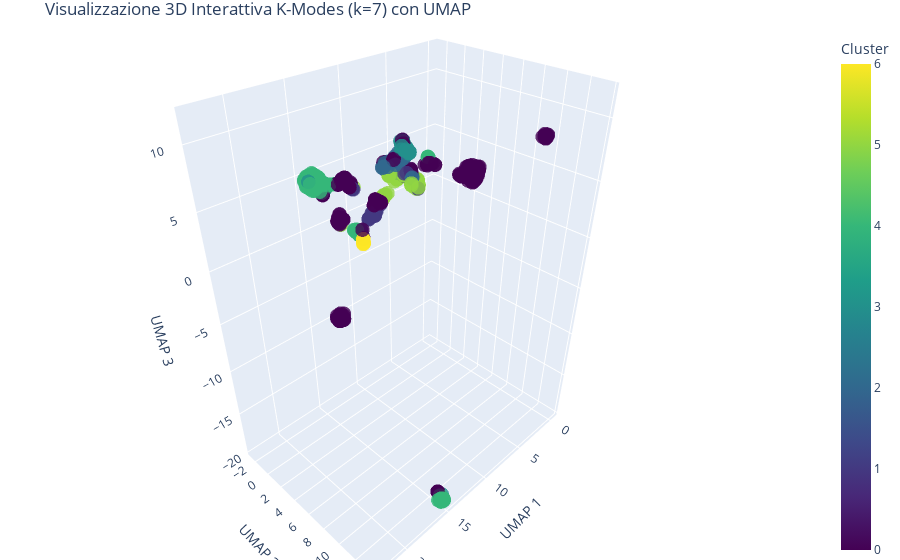

This figure's notebook cell:
### Code cell
import umap
import plotly.graph_objects as go
from kmodes.kmodes import KModes

# Clustering con K-Modes
km_best = KModes(n_clusters=best_k, init='Cao', verbose=0, random_state=42)
best_labels = km_best.fit_predict(X)
item['cluster_kmodes'] = best_labels

# Riduzione dimensionale con UMAP a 3D
reducer = umap.UMAP(n_components=3, random_state=42)
embedding = reducer.fit_transform(X_num)

# Grafico 3D interattivo con Plotly
fig = go.Figure()

fig.add_trace(go.Scatter3d(
    x=embedding[:, 0],
    y=embedding[:, 1],
    z=embedding[:, 2],
    mode='markers',
    marker=dict(
        size=5,
        color=item['cluster_kmodes'],
        colorscale='Viridis',
        opacity=0.8,
        colorbar=dict(title='Cluster')
    ),
    text=[f'Cluster: {c}' for c in item['cluster_kmodes']],
    name='Item Clusters'
))

fig.update_layout(
    title=f'Visualizzazione 3D Interattiva K-Modes (k={best_k}) con UMAP',
    scene=dict(
        xaxis_title='UMAP 1',
        yaxis_title='UMAP 2',
        zaxis_title='UMAP 3'
    ),
    margin=dict(l=0, r=0, b=0, t=30)
)

fig.show()

### Figure 1 — Plotly figure (JSON) as saved in the notebook; plotly's stock layout.template omitted (floating-point values rounded to 4 significant figures; data arrays with more than 128 entries replaced by an {"elided": "..."} marker saying what was removed)
{"data": [{"marker": {"color": {"elided": "1682 int values"}, "colorbar": {"title": {"text": "Cluster"}}, "colorscale": [[0, "#440154"], [0.1111, "#482878"], [0.2222, "#3e4989"], [0.3333, "#31688e"], [0.4444, "#26828e"], [0.5556, "#1f9e89"], [0.6667, "#35b779"], [0.7778, "#6ece58"], [0.8889, "#b5de2b"], [1, "#fde725"]], "opacity": 0.8, "size": 5}, "mode": "markers", "name": "Item Clusters", "text": {"elided": "1682 str values"}, "type": "scatter3d", "x": {"elided": "1682 float values"}, "y": {"elided": "1682 float values"}, "z": {"elided": "1682 float values"}}], "layout": {"margin": {"b": 0, "l": 0, "r": 0, "t": 30}, "scene": {"xaxis": {"title": {"text": "UMAP 1"}}, "yaxis": {"title": {"text": "UMAP 2"}}, "zaxis": {"title": {"text": "UMAP 3"}}}, "title": {"text": "Visualizzazione 3D Interattiva K-Modes (k=7) con UMAP"}}}
